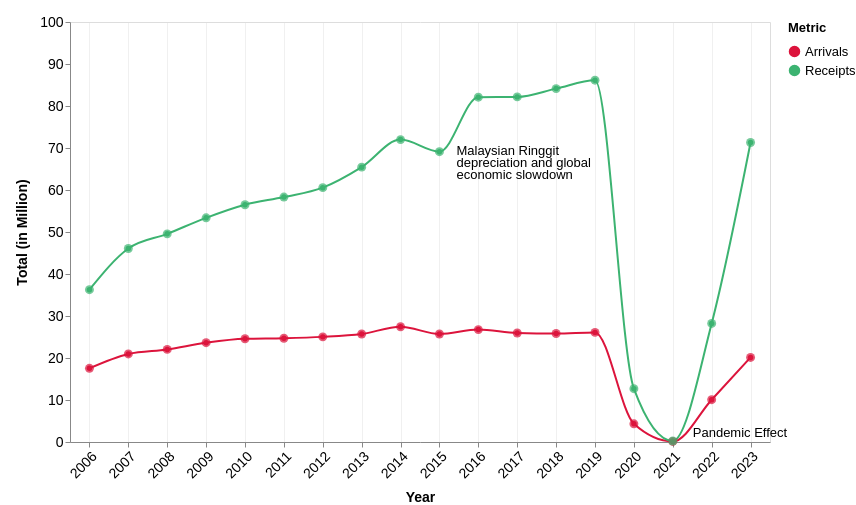

Describe this chart as a Vega-Lite specification.
### Vega-Lite specification from a JSON file in a GitHub repository (floating-point values rounded to 4 significant figures)
{"$schema": "https://vega.github.io/schema/vega-lite/v5.json", "width": 700, "height": 420, "data": {"values": [{"year": "2006", "Arrivals": 17.55, "Receipts": 36.27}, {"year": "2007", "Arrivals": 20.97, "Receipts": 46.07}, {"year": "2008", "Arrivals": 22.05, "Receipts": 49.56}, {"year": "2009", "Arrivals": 23.64, "Receipts": 53.37}, {"year": "2010", "Arrivals": 24.58, "Receipts": 56.49}, {"year": "2011", "Arrivals": 24.71, "Receipts": 58.32}, {"year": "2012", "Arrivals": 25.03, "Receipts": 60.56}, {"year": "2013", "Arrivals": 25.72, "Receipts": 65.44}, {"year": "2014", "Arrivals": 27.44, "Receipts": 72.0}, {"year": "2015", "Arrivals": 25.72, "Receipts": 69.12}, {"year": "2016", "Arrivals": 26.76, "Receipts": 82.1}, {"year": "2017", "Arrivals": 25.95, "Receipts": 82.17}, {"year": "2018", "Arrivals": 25.83, "Receipts": 84.14}, {"year": "2019", "Arrivals": 26.1, "Receipts": 86.14}, {"year": "2020", "Arrivals": 4.33, "Receipts": 12.69}, {"year": "2021", "Arrivals": 0.13, "Receipts": 0.24}, {"year": "2022", "Arrivals": 10.07, "Receipts": 28.23}, {"year": "2023", "Arrivals": 20.14, "Receipts": 71.31}]}, "transform": [{"fold": ["Arrivals", "Receipts"], "as": ["Metric", "Value"]}], "layer": [{"mark": {"type": "line", "point": true, "interpolate": "monotone", "tooltip": true}, "encoding": {"x": {"field": "year", "type": "ordinal", "title": "Year", "axis": {"labelAngle": -45, "titlePadding": 10, "labelFontSize": 14, "titleFontSize": 14, "grid": true, "gridOpacity": 0.45}}, "y": {"field": "Value", "type": "quantitative", "title": "Total (in Million)", "axis": {"titlePadding": 10, "labelFontSize": 14, "titleFontSize": 14, "grid": false}, "scale": {"domain": [0, 100]}}, "color": {"field": "Metric", "type": "nominal", "scale": {"domain": ["Arrivals", "Receipts"], "range": ["#DC143C", "#3CB371"]}, "legend": {"title": "Metric", "labelFontSize": 13, "titleFontSize": 13, "titlePadding": 10}}}}, {"mark": {"type": "point", "tooltip": true, "filled": true, "size": 80}, "encoding": {"x": {"field": "year", "type": "ordinal"}, "y": {"field": "Value", "type": "quantitative"}, "color": {"field": "Metric", "type": "nominal"}, "tooltip": [{"field": "year", "title": "Year"}, {"field": "Metric", "title": "Metric"}, {"field": "Value", "title": "Value", "format": ".2f"}]}}, {"mark": {"type": "text", "lineHeight": 12, "font": "Sans-Serif", "align": "left", "color": "#000", "dx": 17, "dy": -1, "fontSize": 13}, "encoding": {"x": {"field": "year", "type": "ordinal", "title": "Year"}, "y": {"field": "Value", "type": "quantitative"}, "text": {"value": ["Malaysian Ringgit", "depreciation and global", "economic slowdown"]}}, "transform": [{"filter": {"field": "Value", "equal": 69.12}}]}, {"mark": {"type": "text", "lineHeight": 12, "font": "Sans-Serif", "align": "left", "color": "#000", "dx": 20, "dy": -7.5, "fontSize": 13}, "encoding": {"x": {"field": "year", "type": "ordinal", "title": "Year"}, "y": {"field": "Value", "type": "quantitative"}, "text": {"value": ["Pandemic Effect"]}}, "transform": [{"filter": {"field": "Value", "equal": 0.24}}]}], "padding": {"top": 15, "left": 15}}
